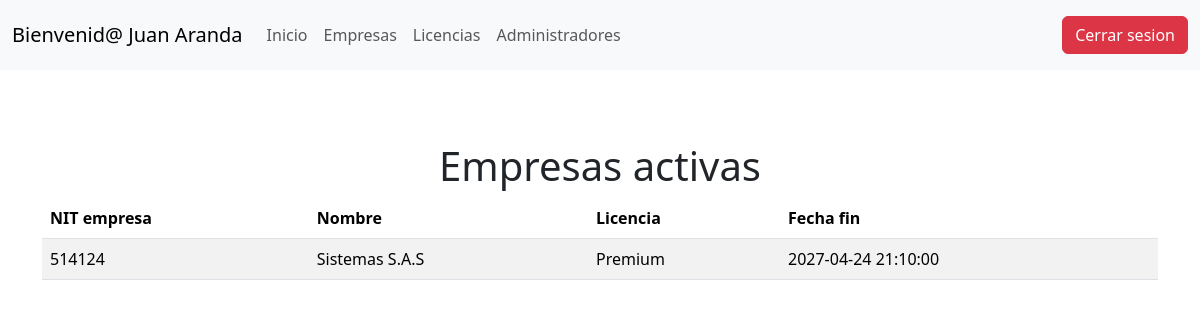
The app's page /superadmin/index.php (signed in) with its own data.
### tables this page shows
CREATE TABLE `usuarios` (
  `id` int(11) NOT NULL,
  `nombres` varchar(100) NOT NULL,
  `correo` varchar(100) NOT NULL,
  `contrasena` varchar(255) NOT NULL,
  `id_rol` int(3) NOT NULL,
  `nit` int(50) DEFAULT NULL
);

CREATE TABLE `licencias` (
  `id_licencia` varchar(10) NOT NULL,
  `id_tipo_licencia` int(3) NOT NULL,
  `fecha_ini` datetime NOT NULL,
  `fecha_fin` datetime NOT NULL,
  `id_estado` int(3) NOT NULL,
  `nit` int(50) NOT NULL
);

CREATE TABLE `empresa` (
  `nit` int(50) NOT NULL,
  `nombre` varchar(255) NOT NULL
);

CREATE TABLE `tipo_licencia` (
  `id_tipo_licencia` int(11) NOT NULL,
  `licencia` varchar(50) NOT NULL,
  `duracion` int(5) NOT NULL
);

### superadmin/index.php (the view, shortened to what this page needs)
<?php
$conex = new database();
$con = $conex->connect();
$id = $_SESSION['doc'];
$sql = $con->prepare("SELECT * FROM usuarios WHERE id=$id");
$sql->execute();
$user = $sql->fetch(PDO::FETCH_ASSOC);
$empresa = $con->prepare("SELECT e.nit, e.nombre, tl.licencia AS tipo_licencia, l.fecha_fin
                          FROM empresa e
                          LEFT JOIN licencias l ON e.nit = l.nit
                          LEFT JOIN tipo_licencia tl ON l.id_tipo_licencia = tl.id_tipo_licencia
                          WHERE l.id_estado = 1");
$empresa->execute();
$empresas = $empresa->fetchAll(PDO::FETCH_ASSOC);
?>
<!DOCTYPE html>
<html lang="en">
<head>
    <link href="https://cdn.jsdelivr.net/npm/bootstrap@5.3.5/dist/css/bootstrap.min.css" rel="stylesheet">
</head>
<body>
<nav class="navbar navbar-expand-lg bg-body-tertiary">
  <div class="container-fluid">
    <a class="navbar-brand" href="#">Bienvenid@ <?php echo $user['nombres'] ?></a>
    <div class="collapse navbar-collapse" id="navbarText">
      <ul class="navbar-nav me-auto mb-2 mb-lg-0">
        <li class="nav-item">
          <a class="nav-link"  href="index.php">Inicio</a>
        </li>
        <li class="nav-item">
          <a class="nav-link" href="empresas.php">Empresas</a>
        </li>
        <li class="nav-item">
          <a class="nav-link" href="licencias.php">Licencias</a>
        </li>
        <li class="nav-item">
          <a class="nav-link" href="administradores.php">Administradores</a>
        </li>
      </ul>
      <span class="navbar-text">
        <a href="../includes/exit.php"><button class="btn btn-danger">Cerrar sesion</button></a>
      </span>
    </div>
  </div>
</nav><br><br><br>
<div class="d-flex justify-content-center">
    <h1>Empresas activas</h1>
</div>
<div class="container">
<table class="table table-striped table-hover">
    <thead>
      <tr>
        <th>NIT empresa</th>
        <th>Nombre</th>
        <th>Licencia</th>
        <th>Fecha fin</th>
      </tr>
    </thead>
    <tbody>
      <?php foreach ($empresas as $fila): ?>
      <tr>
        <td><?php echo $fila['nit']; ?></td>
        <td><?php echo $fila['nombre']; ?></td>
        <td><?php echo $fila['tipo_licencia']; ?></td>
        <td><?php echo $fila['fecha_fin']; ?></td>
      </tr>
      <?php endforeach; ?>
    </tbody>
  </table>
</div>
</body>
</html>

### records on screen
usuarios: nombres "Juan Aranda"
licencias: nit.nit "514124", nit.nombre "Sistemas S.A.S", id_tipo_licencia.licencia "Premium", fecha_fin "2027-04-24 21:10:00"
